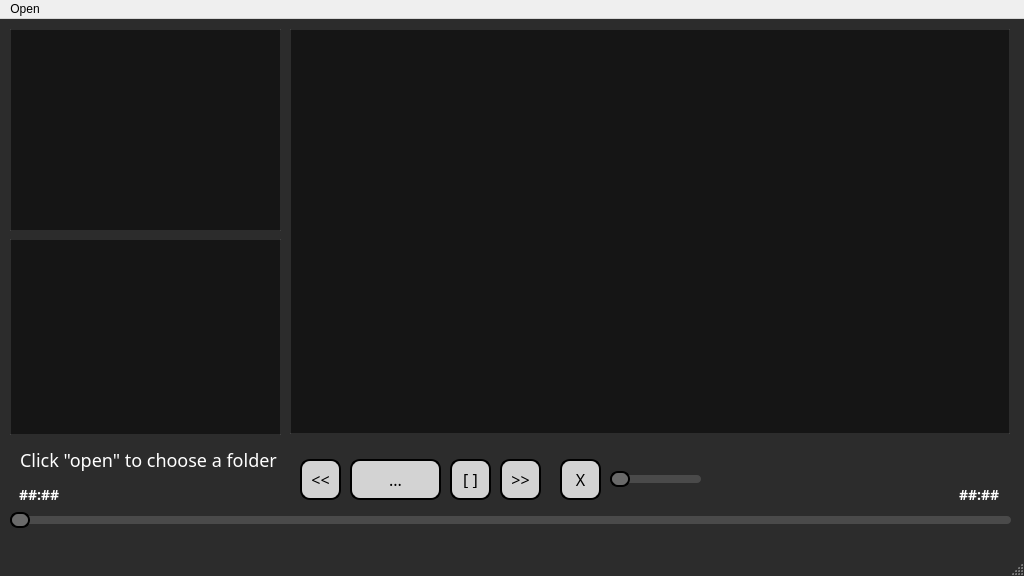
<?xml version="1.0" encoding="UTF-8"?>
<ui version="4.0">
 <class>MainWindow</class>
 <widget class="QMainWindow" name="MainWindow">
  <property name="enabled">
   <bool>true</bool>
  </property>
  <property name="geometry">
   <rect>
    <x>0</x>
    <y>0</y>
    <width>1024</width>
    <height>576</height>
   </rect>
  </property>
  <property name="minimumSize">
   <size>
    <width>1024</width>
    <height>576</height>
   </size>
  </property>
  <property name="maximumSize">
   <size>
    <width>1024</width>
    <height>576</height>
   </size>
  </property>
  <property name="font">
   <font>
    <pointsize>15</pointsize>
   </font>
  </property>
  <property name="windowTitle">
   <string>MainWindow</string>
  </property>
  <property name="styleSheet">
   <string notr="true">QMainWindow {
    background-color: #2C2C2C; /* Color de fondo oscuro */
}
</string>
  </property>
  <widget class="QWidget" name="centralwidget">
   <widget class="QFrame" name="frame_2">
    <property name="geometry">
     <rect>
      <x>290</x>
      <y>10</y>
      <width>720</width>
      <height>405</height>
     </rect>
    </property>
    <property name="styleSheet">
     <string notr="true">QFrame {
    background-color:  rgba(20, 20, 20, 0.95); /* Color de fondo gris oscuro */
	border: 1px solid rgba(255, 255, 255, 0.1); /* Borde sutil */
}
</string>
    </property>
    <property name="frameShape">
     <enum>QFrame::Shape::StyledPanel</enum>
    </property>
    <property name="frameShadow">
     <enum>QFrame::Shadow::Raised</enum>
    </property>
   </widget>
   <widget class="QPushButton" name="btnStop">
    <property name="geometry">
     <rect>
      <x>450</x>
      <y>440</y>
      <width>41</width>
      <height>41</height>
     </rect>
    </property>
    <property name="font">
     <font>
      <family>Microsoft JhengHei UI Light</family>
      <pointsize>-1</pointsize>
     </font>
    </property>
    <property name="styleSheet">
     <string notr="true">QPushButton {
    background-color: #D3D3D3; /* Color de fondo gris claro */
    color: black; /* Color del texto */
    border: 2px solid black; /* Borde negro */
    border-radius: 10px; /* Bordes redondeados */
    padding: 10px; /* Espaciado interno */
    font-size: 16px; /* Tamaño de fuente */
}

QPushButton:hover {
    background-color: #C0C0C0; /* Color cuando se pasa el mouse */
}

QPushButton:pressed {
    background-color: #A9A9A9; /* Color cuando se hace clic */
}
</string>
    </property>
    <property name="text">
     <string>[ ]</string>
    </property>
   </widget>
   <widget class="QPushButton" name="btnNext">
    <property name="geometry">
     <rect>
      <x>500</x>
      <y>440</y>
      <width>41</width>
      <height>41</height>
     </rect>
    </property>
    <property name="font">
     <font>
      <family>Microsoft JhengHei UI Light</family>
      <pointsize>-1</pointsize>
     </font>
    </property>
    <property name="styleSheet">
     <string notr="true">QPushButton {
    background-color: #D3D3D3; /* Color de fondo gris claro */
    color: black; /* Color del texto */
    border: 2px solid black; /* Borde negro */
    border-radius: 10px; /* Bordes redondeados */
    padding: 10px; /* Espaciado interno */
    font-size: 16px; /* Tamaño de fuente */
}

QPushButton:hover {
    background-color: #C0C0C0; /* Color cuando se pasa el mouse */
}

QPushButton:pressed {
    background-color: #A9A9A9; /* Color cuando se hace clic */
}
</string>
    </property>
    <property name="text">
     <string>&gt;&gt;</string>
    </property>
   </widget>
   <widget class="QSlider" name="sldrSeek">
    <property name="geometry">
     <rect>
      <x>10</x>
      <y>490</y>
      <width>1001</width>
      <height>22</height>
     </rect>
    </property>
    <property name="styleSheet">
     <string notr="true">QSlider {
    background: #2C2C2C; /* Color de fondo del slider */
}

QSlider::groove:horizontal {
    background: #4A4A4A; /* Color de la pista del slider */
    height: 8px; /* Altura de la pista */
    border-radius: 4px; /* Bordes redondeados de la pista */
}

QSlider::sub-page:horizontal {
    background: #121212; /* Color más oscuro cuando se llena el slider */
	border: 2px solid #000000; /* Borde negro alrededor*/
    border-radius: 4px; /* Bordes redondeados de la pista de llenado */
}

QSlider::handle:horizontal {
    background: #6A6A6A; /* Color del control deslizante */
    border: 2px solid #000000; /* Borde negro alrededor del control deslizante */
    width: 16px; /* Ancho del control deslizante */
    margin: -4px 0; /* Margen superior e inferior */
    border-radius: 8px; /* Bordes redondeados del control deslizante */
}

QSlider::handle:horizontal:hover {
    background: #8A8A8A; /* Color del control deslizante al pasar el mouse */
}

QSlider::handle:horizontal:pressed {
    background: #A0A0A0; /* Color del control deslizante cuando se presiona */
}


</string>
    </property>
    <property name="orientation">
     <enum>Qt::Orientation::Horizontal</enum>
    </property>
   </widget>
   <widget class="QSlider" name="sldrVolume">
    <property name="geometry">
     <rect>
      <x>610</x>
      <y>450</y>
      <width>91</width>
      <height>21</height>
     </rect>
    </property>
    <property name="styleSheet">
     <string notr="true">QSlider {
    background: #2C2C2C; /* Color de fondo del slider */
}

QSlider::groove:horizontal {
    background: #4A4A4A; /* Color de la pista del slider */
    height: 8px; /* Altura de la pista */
    border-radius: 4px; /* Bordes redondeados de la pista */
}

QSlider::sub-page:horizontal {
    background: #121212; /* Color más oscuro cuando se llena el slider */
	border: 2px solid #000000; /* Borde negro alrededor*/
    border-radius: 4px; /* Bordes redondeados de la pista de llenado */
}

QSlider::handle:horizontal {
    background: #6A6A6A; /* Color del control deslizante */
    border: 2px solid #000000; /* Borde negro alrededor del control deslizante */
    width: 16px; /* Ancho del control deslizante */
    margin: -4px 0; /* Margen superior e inferior */
    border-radius: 8px; /* Bordes redondeados del control deslizante */
}

QSlider::handle:horizontal:hover {
    background: #8A8A8A; /* Color del control deslizante al pasar el mouse */
}

QSlider::handle:horizontal:pressed {
    background: #A0A0A0; /* Color del control deslizante cuando se presiona */
}


</string>
    </property>
    <property name="orientation">
     <enum>Qt::Orientation::Horizontal</enum>
    </property>
   </widget>
   <widget class="QPushButton" name="btnPrev">
    <property name="geometry">
     <rect>
      <x>300</x>
      <y>440</y>
      <width>41</width>
      <height>41</height>
     </rect>
    </property>
    <property name="font">
     <font>
      <family>Microsoft JhengHei UI Light</family>
      <pointsize>-1</pointsize>
     </font>
    </property>
    <property name="styleSheet">
     <string notr="true">QPushButton {
    background-color: #D3D3D3; /* Color de fondo gris claro */
    color: black; /* Color del texto */
    border: 2px solid black; /* Borde negro */
    border-radius: 10px; /* Bordes redondeados */
    padding: 10px; /* Espaciado interno */
    font-size: 16px; /* Tamaño de fuente */
}

QPushButton:hover {
    background-color: #C0C0C0; /* Color cuando se pasa el mouse */
}

QPushButton:pressed {
    background-color: #A9A9A9; /* Color cuando se hace clic */
}
</string>
    </property>
    <property name="text">
     <string>&lt;&lt;</string>
    </property>
   </widget>
   <widget class="QLabel" name="fileName">
    <property name="geometry">
     <rect>
      <x>10</x>
      <y>420</y>
      <width>281</width>
      <height>41</height>
     </rect>
    </property>
    <property name="font">
     <font>
      <family>Microsoft JhengHei UI Light</family>
      <pointsize>-1</pointsize>
     </font>
    </property>
    <property name="styleSheet">
     <string notr="true">QLabel {
    color: white;                          /* Color del texto */
    font-size: 18px;                       /* Tamaño de fuente */
    background-color: rgba(0, 0, 0, 0);    /* Fondo transparente */
    padding: 5px;                          /* Espaciado interno */
    border: none;                          /* Sin borde */
}

QLabel::before {
    content: &quot;&quot;;                           /* Necesario para el pseudo-elemento */
    color: rgba(0, 0, 0, 0.5);            /* Color de la sombra (negro con opacidad) */
    position: absolute;                    /* Posicionamiento absoluto */
    left: 2px;                             /* Desplazamiento horizontal */
    top: 2px;                              /* Desplazamiento vertical */
    font-size: 18px;                       /* Tamaño de fuente igual al del label */
}
</string>
    </property>
    <property name="text">
     <string>Click &quot;open&quot; to choose a folder</string>
    </property>
   </widget>
   <widget class="QLabel" name="currentTime">
    <property name="geometry">
     <rect>
      <x>10</x>
      <y>460</y>
      <width>111</width>
      <height>31</height>
     </rect>
    </property>
    <property name="font">
     <font>
      <family>Microsoft JhengHei UI Light</family>
      <pointsize>-1</pointsize>
      <bold>true</bold>
     </font>
    </property>
    <property name="styleSheet">
     <string notr="true">QLabel {
    color: white;                          /* Color del texto */
    font-size: 14px;                       /* Tamaño de fuente */
    background-color: rgba(0, 0, 0, 0);    /* Fondo transparente */
    padding: 5px;                          /* Espaciado interno */
    border: none;                          /* Sin borde */
}

QLabel::before {
    content: &quot;&quot;;                           /* Necesario para el pseudo-elemento */
    color: rgba(0, 0, 0, 0.5);            /* Color de la sombra (negro con opacidad) */
    position: absolute;                    /* Posicionamiento absoluto */
    left: 2px;                             /* Desplazamiento horizontal */
    top: 2px;                              /* Desplazamiento vertical */
    font-size: 14px;                       /* Tamaño de fuente igual al del label */
}</string>
    </property>
    <property name="text">
     <string>##:##</string>
    </property>
   </widget>
   <widget class="QLabel" name="totalTime">
    <property name="geometry">
     <rect>
      <x>950</x>
      <y>460</y>
      <width>81</width>
      <height>31</height>
     </rect>
    </property>
    <property name="font">
     <font>
      <family>Microsoft JhengHei UI Light</family>
      <pointsize>-1</pointsize>
      <bold>true</bold>
     </font>
    </property>
    <property name="layoutDirection">
     <enum>Qt::LayoutDirection::LeftToRight</enum>
    </property>
    <property name="styleSheet">
     <string notr="true">QLabel {
    color: white;                          /* Color del texto */
    font-size: 14px;                       /* Tamaño de fuente */
    background-color: rgba(0, 0, 0, 0);    /* Fondo transparente */
    padding: 5px;                          /* Espaciado interno */
    border: none;                          /* Sin borde */
}

QLabel::before {
    content: &quot;&quot;;                           /* Necesario para el pseudo-elemento */
    color: rgba(0, 0, 0, 0.5);            /* Color de la sombra (negro con opacidad) */
    position: absolute;                    /* Posicionamiento absoluto */
    left: 2px;                             /* Desplazamiento horizontal */
    top: 2px;                              /* Desplazamiento vertical */
    font-size: 10px;                       /* Tamaño de fuente igual al del label */
}</string>
    </property>
    <property name="text">
     <string>##:##</string>
    </property>
   </widget>
   <widget class="QPushButton" name="btnMute">
    <property name="geometry">
     <rect>
      <x>560</x>
      <y>440</y>
      <width>41</width>
      <height>41</height>
     </rect>
    </property>
    <property name="font">
     <font>
      <family>Microsoft JhengHei UI Light</family>
      <pointsize>-1</pointsize>
     </font>
    </property>
    <property name="styleSheet">
     <string notr="true">QPushButton {
    background-color: #D3D3D3; /* Color de fondo gris claro */
    color: black; /* Color del texto */
    border: 2px solid black; /* Borde negro */
    border-radius: 10px; /* Bordes redondeados */
    padding: 10px; /* Espaciado interno */
    font-size: 16px; /* Tamaño de fuente */
}

QPushButton:hover {
    background-color: #C0C0C0; /* Color cuando se pasa el mouse */
}

QPushButton:pressed {
    background-color: #A9A9A9; /* Color cuando se hace clic */
}
</string>
    </property>
    <property name="text">
     <string>X</string>
    </property>
   </widget>
   <widget class="QPushButton" name="btnPlayPause">
    <property name="geometry">
     <rect>
      <x>350</x>
      <y>440</y>
      <width>91</width>
      <height>41</height>
     </rect>
    </property>
    <property name="font">
     <font>
      <family>Microsoft JhengHei UI Light</family>
      <pointsize>-1</pointsize>
     </font>
    </property>
    <property name="styleSheet">
     <string notr="true">QPushButton {
    background-color: #D3D3D3; /* Color de fondo gris claro */
    color: black; /* Color del texto */
    border: 2px solid black; /* Borde negro */
    border-radius: 10px; /* Bordes redondeados */
    padding: 10px; /* Espaciado interno */
    font-size: 16px; /* Tamaño de fuente */
}

QPushButton:hover {
    background-color: #C0C0C0; /* Color cuando se pasa el mouse */
}

QPushButton:pressed {
    background-color: #A9A9A9; /* Color cuando se hace clic */
}</string>
    </property>
    <property name="text">
     <string>...</string>
    </property>
   </widget>
   <widget class="QTreeView" name="treeView">
    <property name="geometry">
     <rect>
      <x>10</x>
      <y>10</y>
      <width>271</width>
      <height>202</height>
     </rect>
    </property>
    <property name="font">
     <font>
      <family>Microsoft JhengHei UI Light</family>
     </font>
    </property>
    <property name="contextMenuPolicy">
     <enum>Qt::ContextMenuPolicy::DefaultContextMenu</enum>
    </property>
    <property name="styleSheet">
     <string notr="true">QTreeView {
    background-color: rgba(20, 20, 20, 0.95);   /* Fondo oscuro */
    border: 1px solid rgba(255, 255, 255, 0.1); /* Borde sutil */
    padding: 5px;                              /* Espaciado */
    color: #D0D0D0;                            /* Color del texto */
}

QTreeView::item {
    background-color: rgba(35, 35, 35, 0.8);    /* Fondo de los ítems */
    border: 1px solid rgba(255, 255, 255, 0.08);/* Borde sutil de los ítems */
    padding: 4px;                              /* Espaciado interno */
    color: #B0B0B0;                            /* Color de texto de los ítems */
    border-radius: 0px;                        /* Sin bordes redondeados */
}

QTreeView::item:selected {
    background-color: rgba(70, 130, 180, 0.7);  /* Fondo azul oscuro para ítems seleccionados */
    color: #FFFFFF;                            /* Texto blanco en ítems seleccionados */
}

QTreeView::item:hover {
    background-color: rgba(100, 149, 237, 0.4); /* Fondo azul oscuro al pasar el mouse */
    color: #E0E0E0;                            /* Color de texto más claro en hover */
}

QHeaderView::section {
    background-color: rgba(30, 30, 30, 0.95);   /* Fondo oscuro para las cabeceras */
    color: #FFFFFF;                             /* Texto blanco para las cabeceras */
    padding: 4px;
    border: none;                               /* Sin borde */
}

QTreeView::branch:has-children:!has-siblings {
    background-color: transparent; /* Fondo transparente para las ramas */
}



</string>
    </property>
    <property name="animated">
     <bool>true</bool>
    </property>
    <property name="headerHidden">
     <bool>false</bool>
    </property>
   </widget>
   <widget class="QListWidget" name="playlistWidget">
    <property name="geometry">
     <rect>
      <x>10</x>
      <y>220</y>
      <width>271</width>
      <height>196</height>
     </rect>
    </property>
    <property name="font">
     <font>
      <family>Microsoft JhengHei UI</family>
     </font>
    </property>
    <property name="styleSheet">
     <string notr="true">QListWidget {
    background-color: rgba(20, 20, 20, 0.95);   /* Fondo oscuro */
    border: 1px solid rgba(255, 255, 255, 0.1); /* Borde sutil */
    padding: 5px;                              /* Espaciado */
    color: #D0D0D0;                            /* Color del texto */
}

QListWidget::item {
    background-color: rgba(35, 35, 35, 0.8);    /* Fondo de los ítems */
    border: 1px solid rgba(255, 255, 255, 0.08);/* Borde sutil de los ítems */
    padding: 4px;                              /* Espaciado interno */
    color: #B0B0B0;                            /* Color de texto de los ítems */
    border-radius: 0px;                        /* Sin bordes redondeados */
}

QListWidget::item:selected {
    background-color: rgba(35, 35, 35, 0.8);  /* Fondo de ítem seleccionado (sin cambios) */
    color: #E0E0E0;                            /* Texto más claro en ítem seleccionado */
}

QListWidget::item:hover {
    background-color: rgba(100, 149, 237, 0.4); /* Fondo azul oscuro al pasar el mouse */
    color: #E0E0E0;                            /* Color de texto más claro en hover */
}
</string>
    </property>
   </widget>
  </widget>
  <widget class="QMenuBar" name="menubar">
   <property name="geometry">
    <rect>
     <x>0</x>
     <y>0</y>
     <width>1024</width>
     <height>28</height>
    </rect>
   </property>
   <property name="font">
    <font>
     <family>Microsoft JhengHei UI</family>
    </font>
   </property>
   <widget class="QMenu" name="menuOPen">
    <property name="font">
     <font>
      <family>Microsoft JhengHei UI</family>
     </font>
    </property>
    <property name="title">
     <string>Open</string>
    </property>
    <addaction name="actionOpen_File"/>
   </widget>
   <addaction name="menuOPen"/>
  </widget>
  <widget class="QStatusBar" name="statusbar"/>
  <action name="actionOpen_File">
   <property name="text">
    <string>Open Folder</string>
   </property>
   <property name="font">
    <font>
     <family>Microsoft JhengHei UI</family>
    </font>
   </property>
  </action>
 </widget>
 <resources/>
 <connections/>
</ui>
